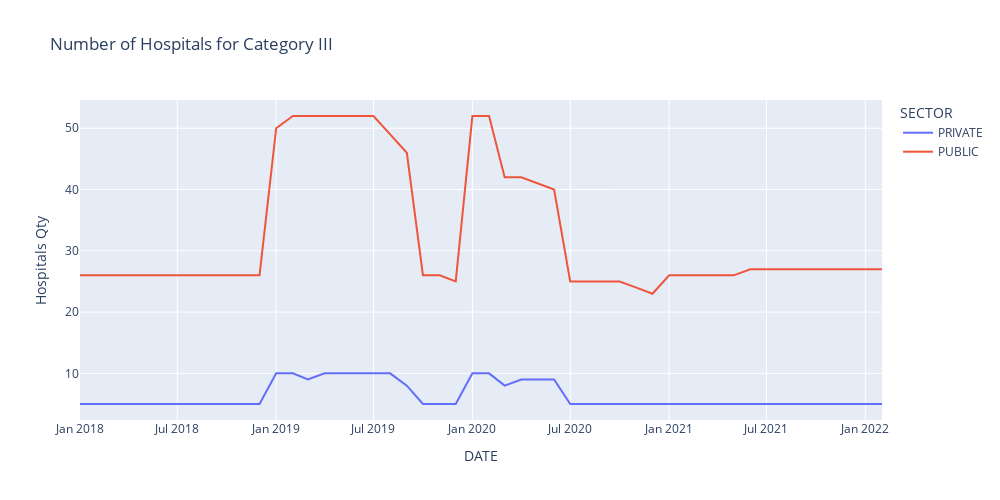

Notebook code for this chart:
### Code cell
fig = px.line(data_temp, 
             x="DATE", 
             y="Hospitals Qty", 
             color="SECTOR",
             width=1000, height=500,
             title='Number of Hospitals for Category ' + CATEGORIA_STUDIO,
            )     
fig.show()
#fig.write_html("figures/hospital_qty/category_"+CATEGORIA_STUDIO+"_lines.html")
fig.write_image("figures/hospital_qty/category_"+CATEGORIA_STUDIO+"_lines.png", format  = 'png')

### Figure 1 — Plotly figure (JSON) as saved in the notebook; plotly's stock layout.template omitted (floating-point values rounded to 4 significant figures)
{"data": [{"hovertemplate": "SECTOR=PRIVATE<br>DATE=%{x}<br>Hospitals Qty=%{y}<extra></extra>", "legendgroup": "PRIVATE", "line": {"color": "#636efa", "dash": "solid"}, "marker": {"symbol": "circle"}, "mode": "lines", "name": "PRIVATE", "orientation": "v", "showlegend": true, "type": "scatter", "x": ["2018-01-01T00:00:00", "2018-02-01T00:00:00", "2018-03-01T00:00:00", "2018-04-01T00:00:00", "2018-05-01T00:00:00", "2018-06-01T00:00:00", "2018-07-01T00:00:00", "2018-08-01T00:00:00", "2018-09-01T00:00:00", "2018-10-01T00:00:00", "2018-11-01T00:00:00", "2018-12-01T00:00:00", "2019-01-01T00:00:00", "2019-02-01T00:00:00", "2019-03-01T00:00:00", "2019-04-01T00:00:00", "2019-05-01T00:00:00", "2019-06-01T00:00:00", "2019-07-01T00:00:00", "2019-08-01T00:00:00", "2019-09-01T00:00:00", "2019-10-01T00:00:00", "2019-11-01T00:00:00", "2019-12-01T00:00:00", "2020-01-01T00:00:00", "2020-02-01T00:00:00", "2020-03-01T00:00:00", "2020-04-01T00:00:00", "2020-05-01T00:00:00", "2020-06-01T00:00:00", "2020-07-01T00:00:00", "2020-08-01T00:00:00", "2020-09-01T00:00:00", "2020-10-01T00:00:00", "2020-11-01T00:00:00", "2020-12-01T00:00:00", "2021-01-01T00:00:00", "2021-02-01T00:00:00", "2021-03-01T00:00:00", "2021-04-01T00:00:00", "2021-05-01T00:00:00", "2021-06-01T00:00:00", "2021-07-01T00:00:00", "2021-08-01T00:00:00", "2021-09-01T00:00:00", "2021-10-01T00:00:00", "2021-11-01T00:00:00", "2021-12-01T00:00:00", "2022-01-01T00:00:00", "2022-02-01T00:00:00"], "xaxis": "x", "y": [5, 5, 5, 5, 5, 5, 5, 5, 5, 5, 5, 5, 10, 10, 9, 10, 10, 10, 10, 10, 8, 5, 5, 5, 10, 10, 8, 9, 9, 9, 5, 5, 5, 5, 5, 5, 5, 5, 5, 5, 5, 5, 5, 5, 5, 5, 5, 5, 5, 5], "yaxis": "y"}, {"hovertemplate": "SECTOR=PUBLIC<br>DATE=%{x}<br>Hospitals Qty=%{y}<extra></extra>", "legendgroup": "PUBLIC", "line": {"color": "#EF553B", "dash": "solid"}, "marker": {"symbol": "circle"}, "mode": "lines", "name": "PUBLIC", "orientation": "v", "showlegend": true, "type": "scatter", "x": ["2018-01-01T00:00:00", "2018-02-01T00:00:00", "2018-03-01T00:00:00", "2018-04-01T00:00:00", "2018-05-01T00:00:00", "2018-06-01T00:00:00", "2018-07-01T00:00:00", "2018-08-01T00:00:00", "2018-09-01T00:00:00", "2018-10-01T00:00:00", "2018-11-01T00:00:00", "2018-12-01T00:00:00", "2019-01-01T00:00:00", "2019-02-01T00:00:00", "2019-03-01T00:00:00", "2019-04-01T00:00:00", "2019-05-01T00:00:00", "2019-06-01T00:00:00", "2019-07-01T00:00:00", "2019-08-01T00:00:00", "2019-09-01T00:00:00", "2019-10-01T00:00:00", "2019-11-01T00:00:00", "2019-12-01T00:00:00", "2020-01-01T00:00:00", "2020-02-01T00:00:00", "2020-03-01T00:00:00", "2020-04-01T00:00:00", "2020-05-01T00:00:00", "2020-06-01T00:00:00", "2020-07-01T00:00:00", "2020-08-01T00:00:00", "2020-09-01T00:00:00", "2020-10-01T00:00:00", "2020-11-01T00:00:00", "2020-12-01T00:00:00", "2021-01-01T00:00:00", "2021-02-01T00:00:00", "2021-03-01T00:00:00", "2021-04-01T00:00:00", "2021-05-01T00:00:00", "2021-06-01T00:00:00", "2021-07-01T00:00:00", "2021-08-01T00:00:00", "2021-09-01T00:00:00", "2021-10-01T00:00:00", "2021-11-01T00:00:00", "2021-12-01T00:00:00", "2022-01-01T00:00:00", "2022-02-01T00:00:00"], "xaxis": "x", "y": [26, 26, 26, 26, 26, 26, 26, 26, 26, 26, 26, 26, 50, 52, 52, 52, 52, 52, 52, 49, 46, 26, 26, 25, 52, 52, 42, 42, 41, 40, 25, 25, 25, 25, 24, 23, 26, 26, 26, 26, 26, 27, 27, 27, 27, 27, 27, 27, 27, 27], "yaxis": "y"}], "layout": {"height": 500, "legend": {"title": {"text": "SECTOR"}, "tracegroupgap": 0}, "title": {"text": "Number of Hospitals for Category III"}, "width": 1000, "xaxis": {"anchor": "y", "domain": [0, 1], "title": {"text": "DATE"}}, "yaxis": {"anchor": "x", "domain": [0, 1], "title": {"text": "Hospitals Qty"}}}}
